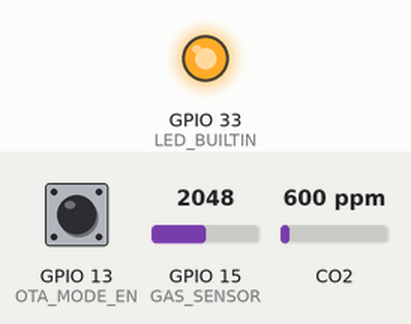
This program was run on a simulated ESP32. Shown: output pins drawn as LEDs (lit = HIGH). Inputs (shaded band) come from the test bench; at power-on: GPIO 13 (OTA_MODE_EN) HIGH, GPIO 15 (GAS_SENSOR) = 2048, CO2 600 ppm. WiFi joins after 1.5 s; servers stay silent unless stated; the local clock reads 2024-03-15 10:24:30 at power-on unless the program sets it; what the program prints to the serial monitor is not drawn.

Above: at 3.0 s.
At 21.0 s:
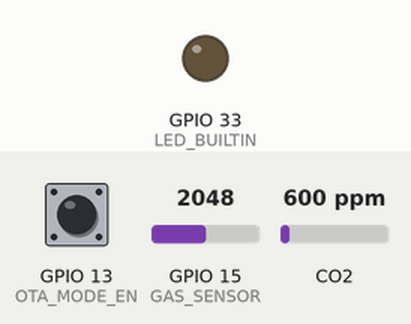
Timing chart, 0 to 46.6 s (numbered marks = the images above):
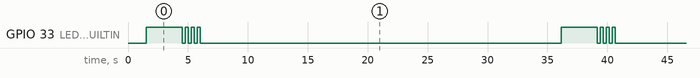

The program:

main.cpp
```cpp
#include <Arduino.h>
#include <time.h>

#include <WiFi.h>
#include <WebSerialLite.h>
#include <ESPAsyncWebServer.h>
#include <AsyncTCP.h>
#include <AsyncElegantOTA.h>

#include <MQ135.h>

#include <Firebase.h>
#include <FirebaseJson.h>
#include <addons/TokenHelper.h>
#include <addons/RTDBHelper.h>

#define LED_BUILTIN 33
#define GAS_SENSOR 15
#define OTA_MODE_EN 13

const char *host = "esp32";
const char *ssid = "HUAWEI-V4XU";
const char *password = "Tataycruz";

const char *firebaseApiKey = "AIzaSyC9ptugG-7U8EcTXQk-5nCje3OvAvrXHMw";
const char *firebaseDbUrl = "https://airquality-6d70f-default-rtdb.asia-southeast1.firebasedatabase.app/";

FirebaseData fb_dataObject;
FirebaseAuth fb_auth;
FirebaseConfig fb_config;
bool signupOk = false;

AsyncWebServer server2(80); // HTTP server descriptor assigned to port 80, used by the OTA and webserial server

int otaFlashMode;

struct sensorValue_t {
  int rawAnalogRead;
  float ppmReading;
  tm readAt;
};

MQ135 sensor(GAS_SENSOR);
float r0Calibration;
// int sensorValues[3];
sensorValue_t sensorValues[3];

String lastFirebaseMsg = "0";
String lastFirebaseErr = "0";

void readGasSensor() {
  digitalWrite(LED_BUILTIN, 1);
  // The ADC of the GPIO pins are shared with the ADC used by the
  // WiFi antenna. To use analogRead, we first need to disconnect
  // WiFi and then reconnect after
  WiFi.disconnect(true, false);

  for (int i = 0; i < 3; ++i) {
    sensorValues[i].rawAnalogRead = analogRead(GAS_SENSOR);
    sensorValues[i].ppmReading = sensor.getPPM();
    getLocalTime(&sensorValues[i].readAt);
    delay(1000);
  }

  WiFi.begin(ssid, password);
  // Wait for connection
  while (WiFi.status() != WL_CONNECTED) {
    digitalWrite(LED_BUILTIN, 0);
    delay(250);
    digitalWrite(LED_BUILTIN, 1);
    delay(250);
  }
  digitalWrite(LED_BUILTIN, 0);
}

void receiveWebSerial(uint8_t* data, size_t len) {
  String d = "";
  for(int i = 0; i < len; i++){
    d += char(data[i]);
  }

  WebSerial.println(d);

  if (d.equals("reboot")) {
    WebSerial.print("Device restarting ...");
    WebSerial.print("Refresh this page if it does not automatically reconnect");

    digitalWrite(LED_BUILTIN, HIGH);
    delay(1000);
    esp_restart();
  }

  if (d.equals("mode")) {
    // Implement Serial command that shows current OTA mode for debugging purposes
    if (otaFlashMode == 1) {
      WebSerial.print("MODE: OTA flash mode");
    } else {
      WebSerial.print("MODE: Run mode");
    }
    WebSerial.println();
  }

  if (d.equals("sensor read")) {
    // Implement serial command that forces sensor read. This will
    // momentarily turn off WiFi
    readGasSensor();
  }

  if (d.equals("sensor show")) {
    // Implement serial command that shows contents of sensorValues array

    for (int i = 0; i < 3; ++i) {
      WebSerial.print("RAW: ");
      WebSerial.println(sensorValues[i].rawAnalogRead);
      WebSerial.print("PPM: ");
      WebSerial.println(sensorValues[i].ppmReading);
      WebSerial.print("TIME: ");
      tm tempTime = sensorValues[i].readAt;
      WebSerial.println(asctime(&tempTime));
    }
  }

  if (d.equals("sensor r0")) {
    WebSerial.print("R0: ");
    WebSerial.println(r0Calibration);
  }

  if (d.equals("time")) {
    struct tm tempTime;
    getLocalTime(&tempTime);
    WebSerial.println(asctime(&tempTime));
  }

  if (d.equals("firebase status")) {
    WebSerial.print("Ready: ");
    WebSerial.println(Firebase.ready());
    WebSerial.print("SignupOK: ");
    WebSerial.println(signupOk);
  }

  if (d.equals("firebase last")) {
    WebSerial.print("Msg: ");
    WebSerial.println(lastFirebaseMsg);
    WebSerial.print("Err: ");
    WebSerial.println(lastFirebaseErr);
  }
}

void initializeWifiAndOTA() {
  // Connect to WiFi network
  WiFi.mode(WIFI_STA);
  WiFi.begin(ssid, password);
  Serial.println("");

  // Wait for connection
  while (WiFi.status() != WL_CONNECTED) {
    delay(500);
    Serial.print(".");
  }

  Serial.println("");
  Serial.print("Connected to ");
  Serial.println(ssid);
  Serial.print("IP address: ");
  Serial.println(WiFi.localIP());

  // Basic index page for HTTP server, HTTP server will be
  // used for OTA and WebSerial
  server2.on("/", HTTP_GET, [](AsyncWebServerRequest *request) {
    request->send(200, "text/plain", "/update for OTA upload, /webserial for serial monitor");
  });

  // Elegant Async OTA
  // Start OTA server so we don't need USB cable to upload code
  AsyncElegantOTA.begin(&server2);
  server2.begin();

  // Start webserial server so we don't need USB cable to view serial monitor
  WebSerial.onMessage(receiveWebSerial);
  WebSerial.begin(&server2);
}

void setup(void) {
  pinMode(OTA_MODE_EN, INPUT);
  pinMode(GAS_SENSOR, INPUT);
  pinMode(LED_BUILTIN, OUTPUT);

  if (digitalRead(OTA_MODE_EN) == 0) {
    // Pull GPIO 13 low if you want to enable to ota flash mode
    otaFlashMode = 1;
  } else {
    otaFlashMode = 0;
  }

  // Calibrate and test the sensor before WiFi is turned on
  // because we can no longer use analogRead once WiFi radio is on
  r0Calibration = sensor.getRZero();
  // for (int i = 0; i < 3; ++i) {
  //   sensorValues[i].rawAnalogRead = analogRead(GAS_SENSOR);
  //   sensorValues[i].ppmReading = sensor.getPPM();
  //   delay(1000);
  // }

  Serial.begin(115200);
  Serial.println("Serial connected");

  // Since our ESP32-CAM does not have a micro USB connector, there are 2 options:
  // 1.) Use a separate programmer board that plugs in to the TX and RX pins
  //     of the ESP32, to upload code and view the serial monitor
  // or,
  // 2.) Utilize the wifi capabilities of the ESP32 to upload code over-the-air (OTA)
  //     We have chosen this option for convenience and cost savings
  initializeWifiAndOTA();

  if (otaFlashMode == 0) {
    // OTA flash mode is a failsafe. If it is on, only OTA will work, everything
    // will be disabled. This ensures that we can reupload code to the device even
    // if we upload broken firmware to it. If OTA flash mode is off, OTA and everything else
    // will still work, but OTA might not be fast or reliable
    const long GMT_OFFSET_PH = 8;
    const char* NTP_SERVER1 = "pool.ntp.org";
    const char* NTP_SERVER2 = "time-a-g.nist.gov";
    const char* NTP_SERVER3 = "time.google.com";
    configTime(GMT_OFFSET_PH, 0, NTP_SERVER1, NTP_SERVER2, NTP_SERVER3);

    fb_config.api_key = firebaseApiKey;
    fb_config.database_url = firebaseDbUrl;
    fb_config.token_status_callback = tokenStatusCallback;
    fb_auth.user.email = ""; // Anonymous login
    fb_auth.user.password = "";

    // Login to fb
    if (Firebase.signUp(&fb_config, &fb_auth, fb_auth.user.email, fb_auth.user.password)) {
      signupOk = true;
    }

    Firebase.begin(&fb_config, &fb_auth);  // Connect to db
    // Don't let firebase library control wifi auto connect,
    // we want to control this on our own
    Firebase.reconnectWiFi(false);
    Firebase.setDoubleDigits(5);
  }

  // If all goes well, turn on the buil-in red LED of the ESP32
  // Note that LED_BUILTIN has reverse logic, writing LOW to it turns it on
  digitalWrite(LED_BUILTIN, LOW);
}

void writeToFirebase() {
  // Since sensor reading is done three times at a time, we can get the average
  // of the last sensor readings to mitigate errors in the data
  float averagePpmSample = (sensorValues[0].ppmReading +
                           sensorValues[1].ppmReading +
                           sensorValues[2].ppmReading) / 3;

  int averageAnalogValueSample = (sensorValues[0].rawAnalogRead +
                           sensorValues[1].rawAnalogRead +
                           sensorValues[2].rawAnalogRead) / 3;

  // const char* path =  "devices/james-esp32/";
  tm tempTime = sensorValues[0].readAt;

  FirebaseJson obj;
  obj.add("ppm", averagePpmSample);
  obj.add("rawAnalog", averageAnalogValueSample);
  obj.add("readAt", mktime(&tempTime));

  if (Firebase.RTDB.pushJSON(&fb_dataObject, "devices/james-esp32", &obj)) {
    lastFirebaseMsg = fb_dataObject.dataPath();
  } else {
    lastFirebaseErr = fb_dataObject.errorReason();
  }
}

unsigned long millisSinceLastReady = 0;

void loop(void) {
  if (otaFlashMode == 0 && (millis() - millisSinceLastReady > 30000 || millisSinceLastReady == 0)) {
    WebSerial.println("Reading gas sensor, temporarily turning off WiFi");
    readGasSensor();
    if (Firebase.ready() && signupOk) {
      // Firebase.ready() should be repeatedly called but with a set interval
      // of 15s to prevent spam. We can't use the delay() function because that
      // blocks the CPU and disables other function calls, hence we use the millis
      // timer, and manually check for every 30th second, we send Firebase.ready() and other
      // fb related operations
      writeToFirebase();

      millisSinceLastReady = millis();
    }
  }
}
```

Measured:
- by itself, GPIO 33 (LED_BUILTIN): repeats every 34.7 s: 3 × (LOW 0.25 s, HIGH 0.25 s), LOW 30.2 s, HIGH 3.0 s
- by itself, everything shown: repeats every 34.7 s, in 8 steps
